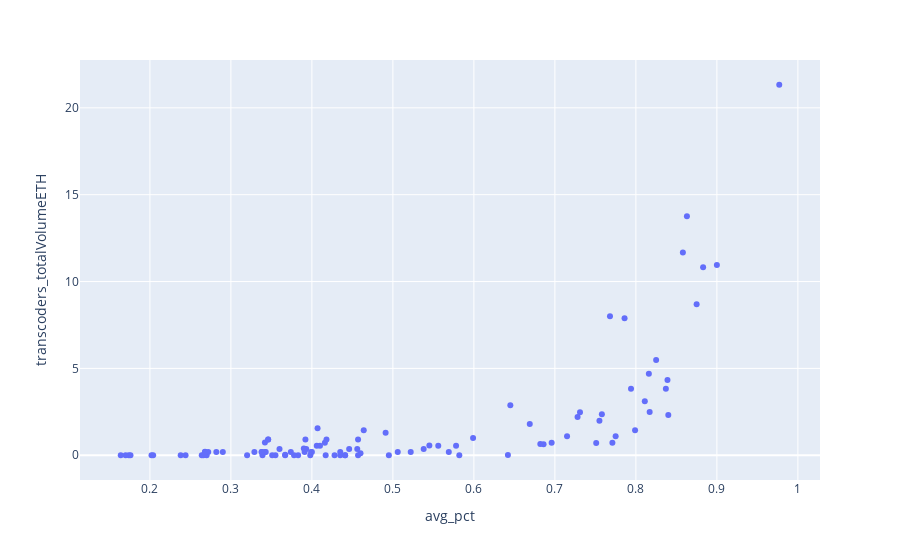

This figure's notebook cell:
### Code cell
fig_score = px.scatter(
    top_orchestrators,
    x='avg_pct',
    y= 'transcoders_totalVolumeETH'
)

fig_score.show()
